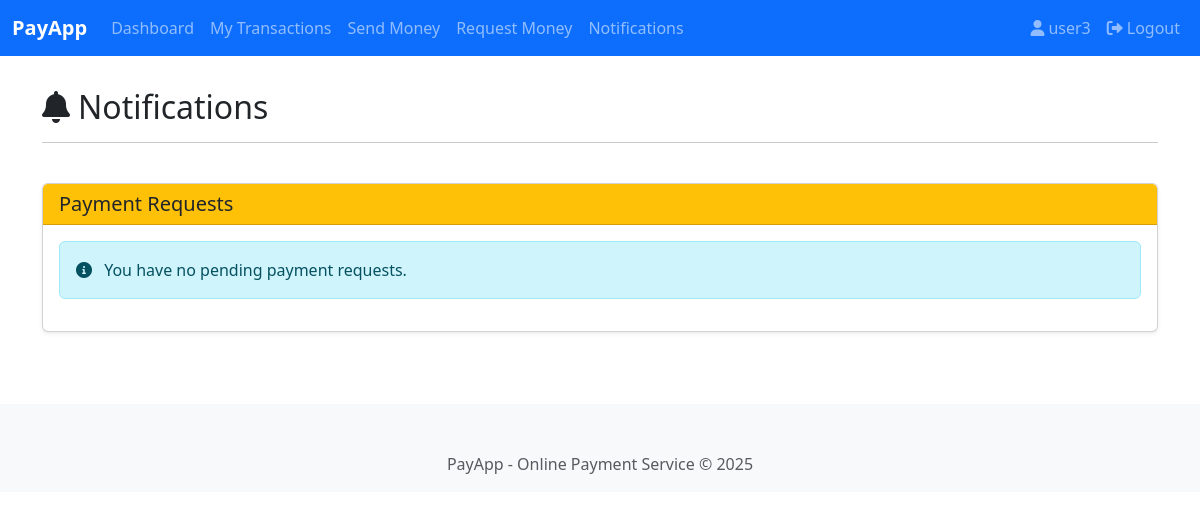
Before: /webapps2025/notifications/ (signed in) with the older database file.
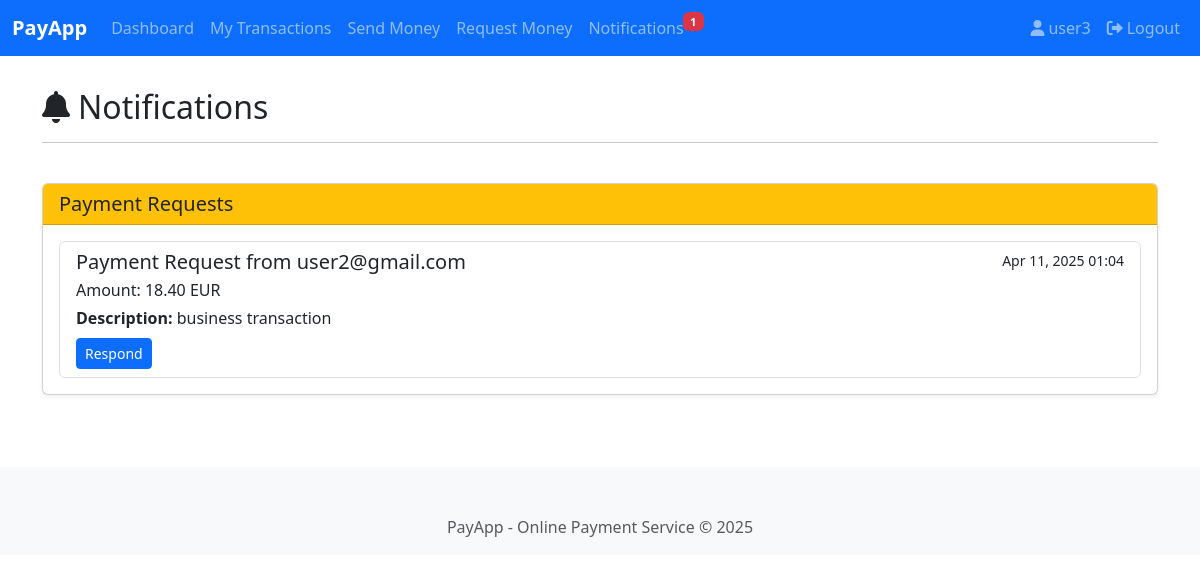
After: the same page with the newer database file.
### payapp/models.py (models this page shows, shortened)
class Transaction(models.Model):
    TRANSACTION_TYPES = (
        ('PAYMENT', 'Direct Payment'),
        ('REQUEST', 'Payment Request'),
    )
    STATUS_CHOICES = (
        ('PENDING', 'Pending'),
        ('COMPLETED', 'Completed'),
        ('REJECTED', 'Rejected'),
    )
    sender = models.ForeignKey(User, on_delete=models.CASCADE, related_name='sent_transactions')
    receiver = models.ForeignKey(User, on_delete=models.CASCADE, related_name='received_transactions')
    amount = models.DecimalField(max_digits=12, decimal_places=2)
    amount_sender_currency = models.DecimalField(max_digits=12, decimal_places=2)
    amount_receiver_currency = models.DecimalField(max_digits=12, decimal_places=2)
    sender_currency = models.CharField(max_length=3)
    receiver_currency = models.CharField(max_length=3)
    transaction_type = models.CharField(max_length=10, choices=TRANSACTION_TYPES)
    status = models.CharField(max_length=10, choices=STATUS_CHOICES, default='PENDING')
    timestamp = models.DateTimeField()
    description = models.CharField(max_length=255, blank=True, null=True)
    class Meta:
        ordering = ['-timestamp']

### payapp/views.py (the view)
# urls.py: path('notifications/', views.notification_view, name='notifications'),
@login_required
def notification_view(request):
    pending_requests = Transaction.objects.filter(
        sender=request.user,
        transaction_type='REQUEST',
        status='PENDING'
    ).order_by('-timestamp')
    notification_count = Transaction.objects.filter(
        sender=request.user,
        transaction_type='REQUEST',
        status='PENDING'
    ).count()
    return render(request, 'payapp/notifications.html',
                  {'pending_requests': pending_requests, 'notification_count': notification_count})

### templates/payapp/notifications.html (shortened to what this page needs)
{% extends 'base.html' %}
{% block content %}
<div class="row mb-4">
    <div class="col-md-12">
        <h2>
            <i class="fas fa-bell me-2"></i>Notifications
        </h2>
        <hr>
    </div>
</div>
<div class="row">
    <div class="col-md-12">
        <div class="card">
            <div class="card-header bg-warning text-dark">
                <h5 class="mb-0">Payment Requests</h5>
            </div>
            <div class="card-body">
                {% if pending_requests %}
                    <div class="list-group">
                        {% for request in pending_requests %}
                            <div class="list-group-item list-group-item-action">
                                <div class="d-flex w-100 justify-content-between">
                                    <h5 class="mb-1">Payment Request from {{ request.receiver.email }}</h5>
                                    <small>{{ request.timestamp|date:"M d, Y H:i" }}</small>
                                </div>
                                <p class="mb-1">
                                    Amount: {{ request.amount_sender_currency }} {{ request.sender_currency }}
                                </p>
                                {% if request.description %}
                                    <p class="mb-1">
                                        <strong>Description:</strong> {{ request.description }}
                                    </p>
                                {% endif %}
                                <div class="mt-2">
                                    <a href="{% url 'respond_request' request.id %}" class="btn btn-primary btn-sm">Respond</a>
                                </div>
                            </div>
                        {% endfor %}
                    </div>
                {% else %}
                    <div class="alert alert-info">
                        <i class="fas fa-info-circle me-2"></i>
                        You have no pending payment requests.
                    </div>
                {% endif %}
            </div>
        </div>
    </div>
</div>
{% endblock %}

### templates/base.html (shortened to what this page needs)
<!DOCTYPE html>
<html lang="en">
<head>
    <link href="https://cdn.jsdelivr.net/npm/bootstrap@5.3.0-alpha1/dist/css/bootstrap.min.css" rel="stylesheet">
    <link rel="stylesheet" href="https://cdnjs.cloudflare.com/ajax/libs/font-awesome/6.0.0-beta3/css/all.min.css">
</head>
<body>
    <nav class="navbar navbar-expand-lg navbar-dark bg-primary">
        <div class="container-fluid">
            <a class="navbar-brand" href="{% url 'dashboard' %}">PayApp</a>
            <div class="collapse navbar-collapse" id="navbarNav">
                {% if user.is_authenticated %}
                    <ul class="navbar-nav me-auto">
                        <li class="nav-item">
                            <a class="nav-link" href="{% url 'dashboard' %}">Dashboard</a>
                        </li>
                        {% if user.profile.is_admin %}
                            <li class="nav-item">
                                <a class="nav-link" href="{% url 'admin_transactions' %}">All Transactions</a>
                            </li>
                            <li class="nav-item">
                                <a class="nav-link" href="{% url 'admin_register' %}">Add Admin</a>
                            </li>
                        {% else %}
                            <li class="nav-item">
                                <a class="nav-link" href="{% url 'transactions' %}">My Transactions</a>
                            </li>
                            <li class="nav-item">
                                <a class="nav-link" href="{% url 'make_payment' %}">Send Money</a>
                            </li>
                            <li class="nav-item">
                                <a class="nav-link" href="{% url 'request_payment' %}">Request Money</a>
                            </li>
                            <li class="nav-item">
    <a class="nav-link" href="{% url 'notifications' %}">
        Notifications
        {% if notification_count > 0 %}
            <span class="badge bg-danger notification-badge">{{ notification_count }}</span>
        {% endif %}
    </a>
</li>
                        {% endif %}
                    </ul>
                    <ul class="navbar-nav ms-auto">
                        <li class="nav-item">
                            <span class="nav-link">
                                <i class="fas fa-user me-1"></i>{{ user.username }}
                            </span>
                        </li>
                        <li class="nav-item">
                            <a class="nav-link" href="{% url 'logout' %}">
                                <i class="fas fa-sign-out-alt me-1"></i>Logout
                            </a>
                        </li>
                    </ul>
                {% endif %}
            </div>
        </div>
    </nav>
    <div class="container">
        {% block content %}{% endblock %}
    </div>
    <footer class="bg-light mt-5 py-3">
        <div class="container text-center">
            <p class="text-muted mb-0">PayApp - Online Payment Service &copy; 2025</p>
        </div>
    </footer>
</body>
</html>

Changed rows visible on the page:
added Transaction: receiver.email "user2@gmail.com", timestamp "Apr 11, 2025 01:04", amount_sender_currency "18.40", sender_currency "EUR", description "business transaction"
Other visible differences:
{{ notification_count }}: (not shown) → "1"
text no longer shown: "You have no pending payment requests."
